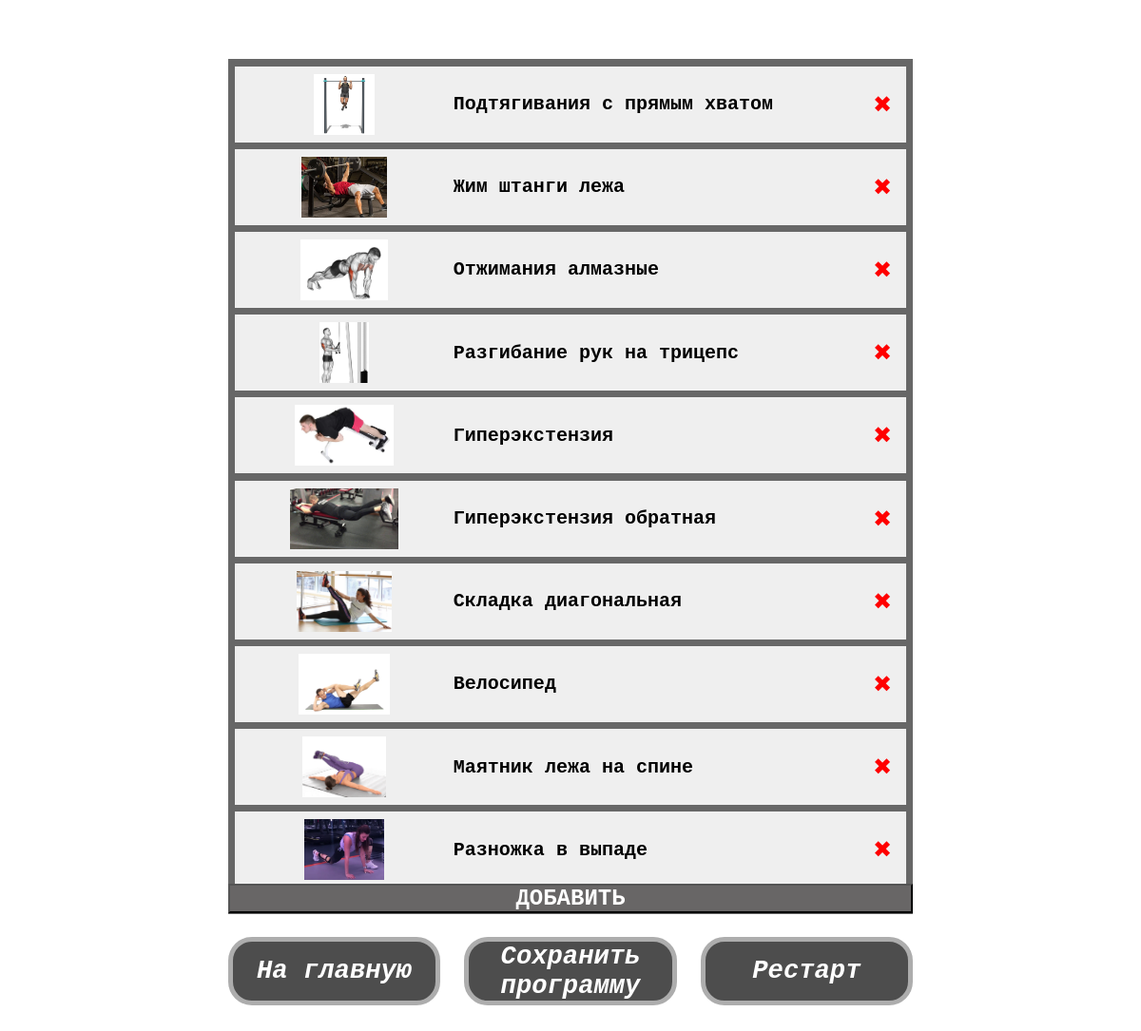
The app's page /workout with its own data.
### tables this page shows
CREATE TABLE "exercises" (
	"id"	INTEGER,
	"name"	TEXT NOT NULL,
	"description"	TEXT,
	"muscle_group"	INTEGER NOT NULL DEFAULT -1,
	"main_photo"	TEXT NOT NULL DEFAULT 'default-img.png',
	"second_photo"	TEXT NOT NULL DEFAULT 'default-img.png',
	"user_id"	INTEGER NOT NULL DEFAULT -1,
	PRIMARY KEY("id" AUTOINCREMENT)
);

### server.py (the view)
@app.get('/workout')
def workout():
    serie_num = randint(1, MAX_SERIE_NUMBER)
    serie = get_exercise_serie(serie_num)
    available_exercises = get_exercises_for_user(None if current_user.is_anonymous else current_user.id)
    return render_template('workout.html', serie=serie, exercises=available_exercises)

### database.py (called while the page is built)
    def select(self, query, data):
        self.cursor.execute(query, data)
        return self.cursor.fetchall()

### exercise_handler.py (called while the page is built)
def get_exercises_for_user(user_id=None) -> list[Exercise]:
    ids = ('-1', str(user_id)) if user_id else ('-1',)
    exercises = database.select(
        f'''
SELECT id, name, description, main_photo, second_photo
FROM {database.exercises_table_name}
WHERE user_id IN ( {', '.join(ids)} );
        ''', tuple())
    return [Exercise(*exercise) for exercise in exercises]

def get_exercise_serie(serie_num: int) -> list[Exercise]:
    serie = database.select(
        f'''
SELECT id, name, description, main_photo, second_photo
FROM {database.exercises_serie_table_name}
LEFT OUTER JOIN {database.exercises_table_name}
ON id = exercise_id
WHERE serie = (?)
        ''', (serie_num,))
    return [Exercise(*exercise) for exercise in serie]

### templates/workout.html (shortened to what this page needs)
<!DOCTYPE html>
<html lang="en">
    <head>
        <link rel="stylesheet" href="{{ url_for('static', filename='workout.css') }}">
    </head>
    <body class="background" style="background-image: url('static/images/background-change.png');">
        <div class="exercises_container">
            {% for record in serie %}
                <div class="container">
                    <button class="ex_button" data-modal-id="{{ record.id }}">
                        <img src="../static/images/{{ record.main_photo_path }}" alt="image" class="ex_image">
                        <span>{{ record.name }}</span>
                    </button>
                    <button class="del_button">&#10006;</button>
                </div>
            {% endfor %}
           <button class="st_button">ДОБАВИТЬ</button>
        </div>
        <div class="menu_container">
            <button id="goToMain" class="m_button">На главную</m_button>
            {% if current_user.is_authenticated %}
                <button class="m_button saveSerie">Сохранить программу</m_button>
                <div id="snackbar">Программа сохранена</div>
            {% else %}
                <button class="m_button saveSerie" onclick="showSnackbar()">Сохранить программу</m_button>
            {% endif %}
            {% if session.pop('delete_restart', None) %}
            {% else %}
                <button id="restart" class="m_button">Рестарт</m_button>
            {% endif %}
        </div>
    </body>
</html>

### static/workout.css (style rules this page uses)
body, html { background-position: center top; background-repeat: no-repeat; background-size: cover; color: white; height: 100%; width: 100%; display: flex; flex-direction: column; justify-content: center; margin: 0; overflow: auto; }
.menu_container { display: flex; width: 60%; margin: 2% 0; flex-direction: row; align-self: center; justify-content: space-between; }
.m_button { width: 31%; background-color: #393939E5; font-family: 'Courier New', Courier, monospace; color: white; font-size: 1.7em; font-weight: bold; font-style: italic; border-radius: 25px; border-width: 5px; border-style: solid; padding: 0 2%; border-color: #ADADAD; }
.exercises_container { background-color: rgba(52, 52, 52, 0.75); width: 60%; max-height: 80%; margin-top: 20px; overflow-y: auto; align-self: center; }
.container { display: grid; margin: 1%; grid-template-columns: 93% 7%; grid-template-areas: "exercise del"; grid-template-rows: 80px; gap: 0; }
.ex_button { display: grid; grid-area: exercise; grid-template-columns: 35% 65%; grid-template-areas: "icon name"; grid-template-rows: 100%; box-sizing: border-box; padding: 0; border: 0; }
.ex_button span { grid-area: name; align-self: center; font-size: 1.5em; font-weight: bold; font-family: 'Courier New', Courier, monospace; overflow-wrap: break-word; text-align: left; }
.ex_image { grid-area: icon; max-width: 80%; max-height: 80%; align-self: center; justify-self: center; object-fit: contain; }
.del_button { grid-area: del; font-size: 1.5em; color: red; border: 0; padding: 0 3%; text-align: center; }
.st_button, .save_button { position: sticky; width: 100%; background-color: #686666; bottom: 0; text-align: center; cursor: pointer; font-family: 'Courier New', Courier, monospace; color: white; font-size: 1.5em; font-weight: bold; padding: 0; margin: 0; }

### records on screen
exercises: main_photo_path (picture), name "Подтягивания с прямым хватом"
exercises: main_photo_path (picture), name "Жим штанги лежа"
exercises: main_photo_path (picture), name "Отжимания алмазные"
exercises: main_photo_path (picture), name "Разгибание рук на трицепс"
exercises: main_photo_path (picture), name "Гиперэкстензия"
exercises: main_photo_path (picture), name "Гиперэкстензия обратная"
exercises: main_photo_path (picture), name "Складка диагональная"
exercises: main_photo_path (picture), name "Велосипед"
exercises: main_photo_path (picture), name "Маятник лежа на спине"
exercises: main_photo_path (picture), name "Разножка в выпаде"
